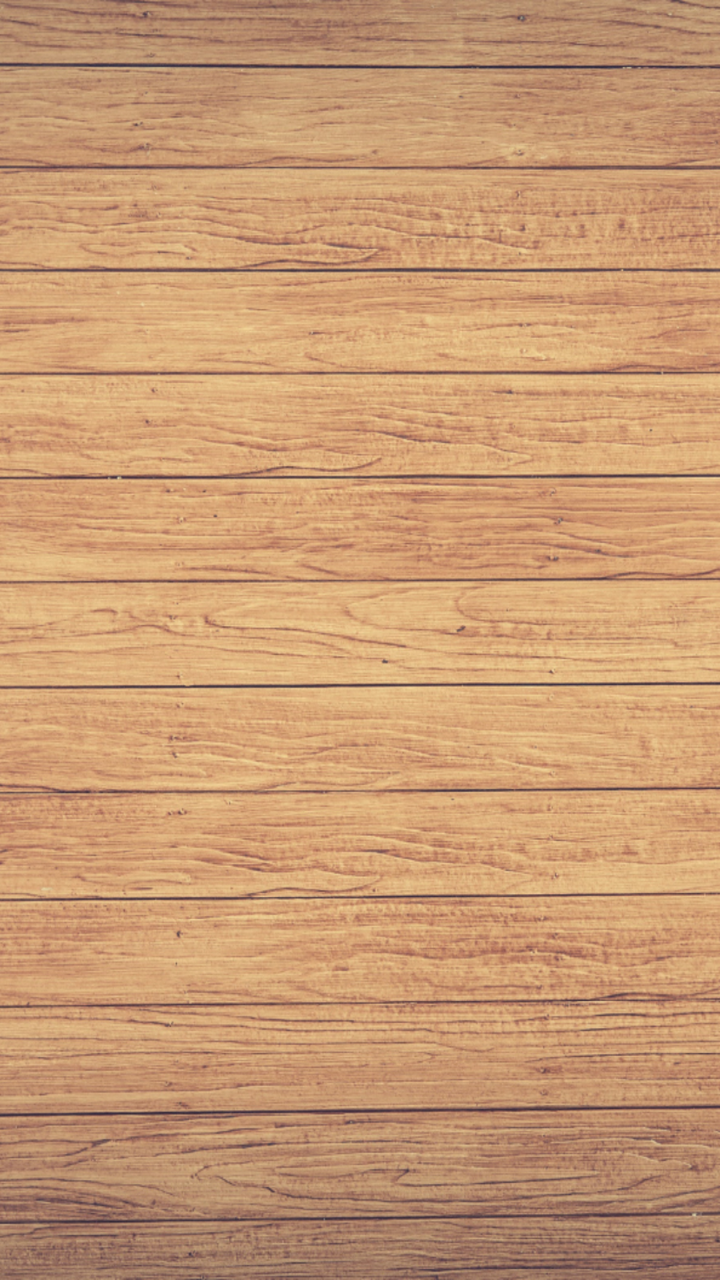
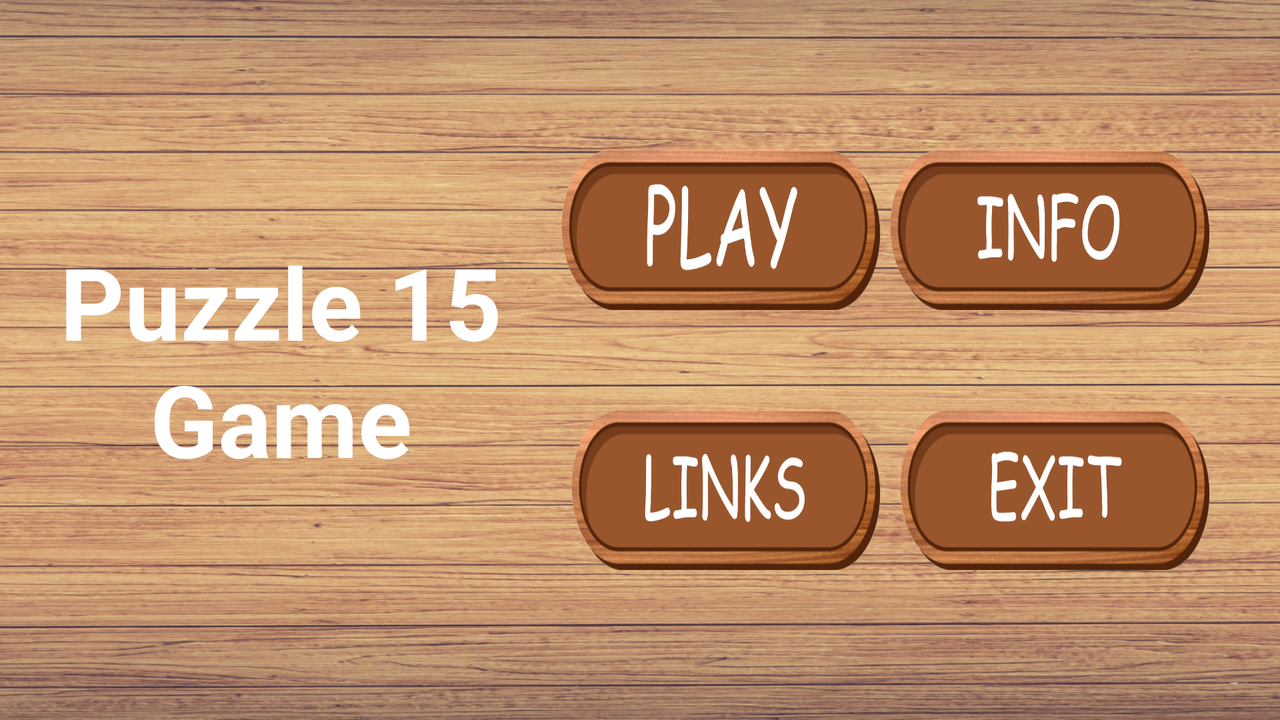

An Android layout and its configuration variant, each rendered on a device that would load it. The default file and the variant file are quoted in full after the pictures.
<!-- AndroidManifest.xml: application theme Theme.Puzzle15 -->
<!-- res/layout/activity_start.xml -->
<?xml version="1.0" encoding="utf-8"?>
<FrameLayout xmlns:android="http://schemas.android.com/apk/res/android"
    xmlns:app="http://schemas.android.com/apk/res-auto"
    xmlns:tools="http://schemas.android.com/tools"
    android:layout_width="match_parent"
    android:layout_height="match_parent"
    android:background="@drawable/fon"
    tools:context=".Start">

    <LinearLayout
        android:layout_width="wrap_content"
        android:layout_height="wrap_content"
        android:layout_gravity="center"
        android:orientation="vertical">
        <View
            android:layout_width="match_parent"
            android:layout_height="0dp"
            android:layout_weight="0.2"/>
        <ImageView
            android:layout_gravity="center"
            android:id="@+id/app_name"
            android:layout_width="200dp"
            android:layout_height="200dp"
            android:background="@drawable/puzzle"
            android:gravity="center"
            android:layout_marginTop="20dp" />
        <androidx.appcompat.widget.AppCompatButton
            android:id="@+id/play"
            android:layout_marginHorizontal="60dp"
            android:layout_weight="1"
            android:layout_width="wrap_content"
            android:layout_height="0dp"
            android:text="Play"
            android:textColor="@color/white"
            android:textSize="46dp"
            android:background="@drawable/free_button"
            android:layout_marginVertical="5dp"/>

        <androidx.appcompat.widget.AppCompatButton
            android:layout_width="wrap_content"
            android:id="@+id/info"
            android:layout_marginVertical="5dp"
            android:layout_height="0dp"
            android:layout_marginHorizontal="60dp"
            android:layout_weight="1"
            android:text="Tops"
            android:textColor="@color/white"
            android:textSize="46dp"
            android:background="@drawable/free_button" />

        <androidx.appcompat.widget.AppCompatButton
            android:layout_marginVertical="5dp"
            android:layout_marginHorizontal="60dp"
            android:layout_weight="1"
            android:id="@+id/links"
            android:layout_width="wrap_content"
            android:text="Links"
            android:textColor="@color/white"
            android:textSize="46dp"
            android:background="@drawable/free_button"
            android:layout_height="0dp"/>
        <androidx.appcompat.widget.AppCompatButton
            android:layout_marginVertical="5dp"
            android:layout_marginHorizontal="60dp"
            android:layout_weight="1"
            android:id="@+id/exit"
            android:layout_width="wrap_content"
            android:text="Exit"
            android:textColor="@color/white"
            android:textSize="46dp"
            android:background="@drawable/free_button"
            android:layout_height="0dp"/>
        <View
            android:layout_width="match_parent"
            android:layout_height="0dp"
            android:layout_weight="0.5"/>
    </LinearLayout>
</FrameLayout>
<!-- resources referenced by this layout -->
<resources>
  <!-- drawable fon: jpg bitmap (drawable, 546795 bytes) -->
  <!-- drawable free_button: png bitmap (drawable, 76718 bytes) -->
  <style name="Theme.Puzzle15" parent="Base.Theme.Puzzle15" />
  <style name="Base.Theme.Puzzle15" parent="Theme.Material3.DayNight.NoActionBar">
          
          
      </style>
</resources>
<!-- res/layout-land/activity_start.xml (the repository's variant of the layout above) -->
<!-- drawn on the phone turned sideways -->
<?xml version="1.0" encoding="utf-8"?>
<FrameLayout xmlns:android="http://schemas.android.com/apk/res/android"
    xmlns:app="http://schemas.android.com/apk/res-auto"
    xmlns:tools="http://schemas.android.com/tools"
    android:layout_width="match_parent"
    android:layout_height="match_parent"
    android:background="@drawable/fon"
    tools:context=".Start">

    <LinearLayout
        android:layout_width="wrap_content"
        android:layout_height="match_parent"
        android:layout_gravity="center"
        android:orientation="horizontal">
        <View
            android:layout_width="30dp"
            android:layout_height="match_parent"/>
        <TextView
            android:id="@+id/app_name"
            android:layout_width="match_parent"
            android:layout_height="match_parent"
            android:text="Puzzle 15\nGame"
            android:textColor="@color/white"
            android:gravity="center"
            android:textSize="50dp"
            android:textStyle="bold"/>
        <LinearLayout
            android:layout_gravity="center"
            android:layout_width="match_parent"
            android:layout_height="wrap_content"
            android:layout_marginVertical="50dp"
            android:layout_marginHorizontal="30dp"
            android:orientation="vertical">
            <LinearLayout

                android:layout_width="match_parent"
                android:layout_height="wrap_content"
                android:layout_weight="1">

                <androidx.appcompat.widget.AppCompatButton
                    android:id="@+id/play"
                    android:layout_width="0dp"
                    android:layout_height="match_parent"
                    android:layout_weight="1"
                    android:layout_marginVertical="25dp"
                    android:background="@drawable/play_start"/>

                <androidx.appcompat.widget.AppCompatButton
                    android:id="@+id/info"
                    android:layout_width="0dp"
                    android:layout_height="match_parent"
                    android:layout_weight="1"
                    android:layout_marginVertical="25dp"
                    android:layout_marginHorizontal="5dp"
                    android:background="@drawable/info" />
            </LinearLayout>

            <LinearLayout
                android:layout_width="match_parent"
                android:layout_height="wrap_content"
                android:layout_weight="1">

                <androidx.appcompat.widget.AppCompatButton
                    android:id="@+id/links"
                    android:layout_width="0dp"
                    android:layout_height="match_parent"
                    android:layout_weight="1"
                    android:layout_marginVertical="25dp"
                    android:layout_marginHorizontal="5dp"
                    android:background="@drawable/links" />

                <androidx.appcompat.widget.AppCompatButton
                    android:id="@+id/exit"
                    android:layout_width="0dp"
                    android:layout_height="match_parent"
                    android:layout_weight="1"
                    android:layout_marginVertical="25dp"
                    android:layout_marginHorizontal="5dp"
                    android:background="@drawable/exit" />
            </LinearLayout>
        </LinearLayout>


        <View
            android:layout_width="match_parent"
            android:layout_height="0dp"
            android:layout_weight="1"/>
    </LinearLayout>
</FrameLayout>
<!-- resources referenced by the variant -->
<!-- as the phone turned sideways resolves them -->
<resources>
  <!-- drawable exit: png bitmap (drawable, 83672 bytes) -->
  <!-- drawable fon: jpg bitmap (drawable, 546795 bytes) -->
  <!-- drawable info: png bitmap (drawable, 84058 bytes) -->
  <!-- drawable links: png bitmap (drawable, 85053 bytes) -->
  <!-- drawable play_start: png bitmap (drawable, 85488 bytes) -->
  <style name="Theme.Puzzle15" parent="Base.Theme.Puzzle15" />
  <style name="Base.Theme.Puzzle15" parent="Theme.Material3.DayNight.NoActionBar">
          
          
      </style>
</resources>
